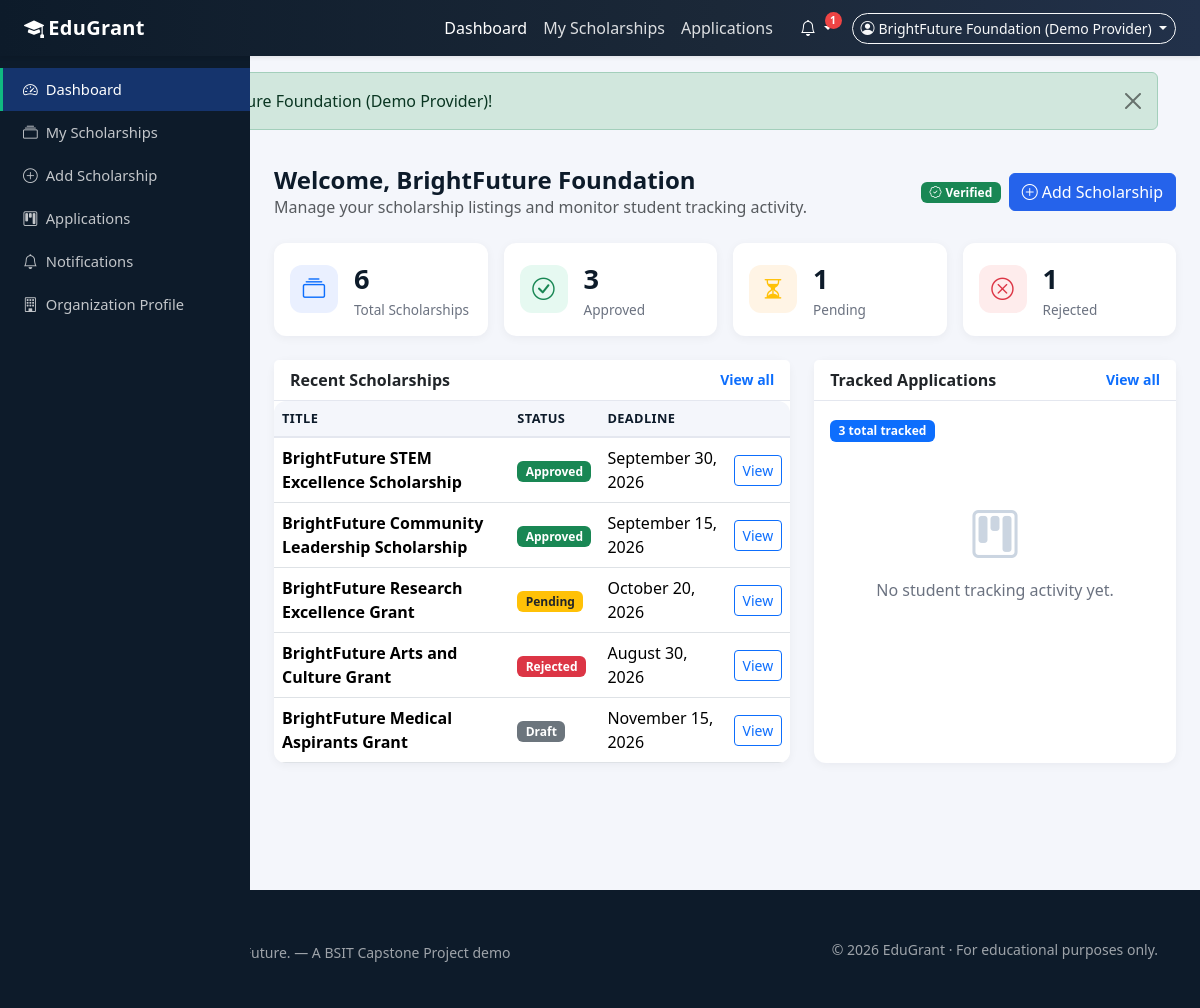
/provider/dashboard.php (signed in), run on the app's committed database.
### tables this page shows
CREATE TABLE `provider_profiles` (
  `id` INT UNSIGNED NOT NULL AUTO_INCREMENT,
  `user_id` INT UNSIGNED NOT NULL,
  `organization_name` VARCHAR(190) NOT NULL,
  `description` TEXT DEFAULT NULL,
  `contact_person` VARCHAR(150) DEFAULT NULL,
  `contact_number` VARCHAR(30) DEFAULT NULL,
  `address` VARCHAR(255) DEFAULT NULL,
  `website` VARCHAR(255) DEFAULT NULL,
  `verification_status` ENUM('pending','verified','rejected') NOT NULL DEFAULT 'pending',
  `created_at` DATETIME NOT NULL DEFAULT CURRENT_TIMESTAMP,
  `updated_at` DATETIME NOT NULL DEFAULT CURRENT_TIMESTAMP ON UPDATE CURRENT_TIMESTAMP,
  PRIMARY KEY (`id`),
  UNIQUE KEY `uq_provider_profile_user` (`user_id`),
  CONSTRAINT `fk_provider_profiles_user` FOREIGN KEY (`user_id`)
    REFERENCES `users` (`id`) ON DELETE CASCADE ON UPDATE CASCADE
);

CREATE TABLE `scholarships` (
  `id` INT UNSIGNED NOT NULL AUTO_INCREMENT,
  `provider_id` INT UNSIGNED NOT NULL,
  `title` VARCHAR(255) NOT NULL,
  `description` TEXT NOT NULL,
  `scholarship_type` VARCHAR(100) DEFAULT NULL,
  `education_level` VARCHAR(100) DEFAULT NULL,
  `location` VARCHAR(190) DEFAULT NULL,
  `amount` VARCHAR(100) DEFAULT NULL,
  `benefits` TEXT DEFAULT NULL,
  `eligibility_summary` TEXT DEFAULT NULL,
  `deadline` DATE DEFAULT NULL,
  `official_url` VARCHAR(255) DEFAULT NULL,
  `status` ENUM('draft','pending','approved','rejected','expired') NOT NULL DEFAULT 'draft',
  `rejection_reason` TEXT DEFAULT NULL,
  `created_at` DATETIME NOT NULL DEFAULT CURRENT_TIMESTAMP,
  `updated_at` DATETIME NOT NULL DEFAULT CURRENT_TIMESTAMP ON UPDATE CURRENT_TIMESTAMP,
  PRIMARY KEY (`id`),
  KEY `idx_scholarships_provider` (`provider_id`),
  KEY `idx_scholarships_status` (`status`),
  KEY `idx_scholarships_deadline` (`deadline`),
  CONSTRAINT `fk_scholarships_provider` FOREIGN KEY (`provider_id`)
    REFERENCES `provider_profiles` (`id`) ON DELETE CASCADE ON UPDATE CASCADE
);

### includes/functions.php (called while the page is built, shortened)
<?php
function scholarshipStatusBadge(string $status): string
{
    $map = [
        'draft'    => 'secondary',
        'pending'  => 'warning text-dark',
        'approved' => 'success',
        'rejected' => 'danger',
        'expired'  => 'dark',
    ];
    return $map[$status] ?? 'secondary';
}
function url(string $path = ''): string
{
    return BASE_URL . '/' . ltrim($path, '/');
}
function e(?string $value): string
{
    return htmlspecialchars((string)$value, ENT_QUOTES, 'UTF-8');
}
function formatDate(?string $date, string $format = 'F j, Y'): string
{
    $ts = strtotime($date);
    return $ts ? date($format, $ts) : '—';
}
function getProviderProfileByUserId(int $userId): ?array
{
    $pdo = db();
    $stmt = $pdo->prepare('SELECT * FROM provider_profiles WHERE user_id = ?');
    $stmt->execute([$userId]);
    $row = $stmt->fetch();
    return $row ?: null;
}

### provider/dashboard.php (the view, shortened to what this page needs)
<?php
require_once __DIR__ . '/../includes/functions.php';
$user = getCurrentUser();
$me   = getProviderProfileByUserId($user['id']);
$pdo  = db();
$stmt = $pdo->prepare('SELECT COUNT(*) FROM scholarships WHERE provider_id = ?');
$stmt->execute([$me['id']]);
$total = (int)$stmt->fetchColumn();
$stmt = $pdo->prepare("SELECT COUNT(*) FROM scholarships WHERE provider_id = ? AND status = 'approved'");
$stmt->execute([$me['id']]);
$approved = (int)$stmt->fetchColumn();
$stmt = $pdo->prepare("SELECT COUNT(*) FROM scholarships WHERE provider_id = ? AND status = 'pending'");
$stmt->execute([$me['id']]);
$pending = (int)$stmt->fetchColumn();
$stmt = $pdo->prepare("SELECT COUNT(*) FROM scholarships WHERE provider_id = ? AND status = 'rejected'");
$stmt->execute([$me['id']]);
$rejected = (int)$stmt->fetchColumn();
$stmt = $pdo->prepare(
    'SELECT COUNT(*) FROM applications a
     JOIN scholarships s ON s.id = a.scholarship_id
     WHERE s.provider_id = ?'
);
$stmt->execute([$me['id']]);
$trackedApps = (int)$stmt->fetchColumn();
$stmt = $pdo->prepare('SELECT * FROM scholarships WHERE provider_id = ? ORDER BY created_at DESC LIMIT 5');
$stmt->execute([$me['id']]);
$recent = $stmt->fetchAll();
$stmt = $pdo->prepare(
    'SELECT a.*, s.title, sp.first_name, sp.last_name
     FROM applications a
     JOIN scholarships s ON s.id = a.scholarship_id
     JOIN student_profiles sp ON sp.id = a.student_id
     WHERE s.provider_id = ?
     ORDER BY a.updated_at DESC LIMIT 5'
);
$stmt->execute([$me['id']]);
$recentApps = $stmt->fetchAll();
include BASE_PATH . '/includes/header.php';
?>
<div class="container-fluid p-0">
    <div class="d-flex">
        <?php include BASE_PATH . '/includes/sidebar.php'; ?>
        <div class="flex-grow-1 dashboard-content">
            <div class="px-3 px-lg-4">
                <div class="d-flex justify-content-between align-items-center flex-wrap gap-2 mb-4">
                    <div>
                        <h4 class="fw-bold text-navy mb-0">Welcome, <?php echo e($me['organization_name']); ?></h4>
                        <p class="text-muted mb-0">Manage your scholarship listings and monitor student tracking activity.</p>
                    </div>
                    <div class="d-flex align-items-center gap-2">
                        <?php $verifBadge = ['pending' => 'warning text-dark', 'verified' => 'success', 'rejected' => 'danger']; ?>
                        <span class="badge badge-status bg-<?php echo e($verifBadge[$me['verification_status']] ?? 'secondary'); ?>">
                            <i class="bi bi-patch-check me-1"></i><?php echo ucfirst($me['verification_status']); ?>
                        </span>
                        <a class="btn btn-primary-soft" href="<?php echo url('provider/add-scholarship.php'); ?>"><i class="bi bi-plus-circle me-1"></i>Add Scholarship</a>
                    </div>
                </div>
                <div class="row g-3 mb-4">
                    <div class="col-6 col-lg-3">
                        <div class="card stat-card p-3 h-100">
                            <div class="d-flex align-items-center gap-3">
                                <div class="stat-icon bg-blue-soft"><i class="bi bi-collection text-primary"></i></div>
                                <div><div class="stat-value"><?php echo $total; ?></div><div class="stat-label">Total Scholarships</div></div>
                            </div>
                        </div>
                    </div>
                    <div class="col-6 col-lg-3">
                        <div class="card stat-card p-3 h-100">
                            <div class="d-flex align-items-center gap-3">
                                <div class="stat-icon bg-green-soft"><i class="bi bi-check-circle text-success"></i></div>
                                <div><div class="stat-value"><?php echo $approved; ?></div><div class="stat-label">Approved</div></div>
                            </div>
                        </div>
                    </div>
                    <div class="col-6 col-lg-3">
                        <div class="card stat-card p-3 h-100">
                            <div class="d-flex align-items-center gap-3">
                                <div class="stat-icon bg-orange-soft"><i class="bi bi-hourglass-split text-warning"></i></div>
                                <div><div class="stat-value"><?php echo $pending; ?></div><div class="stat-label">Pending</div></div>
                            </div>
                        </div>
                    </div>
                    <div class="col-6 col-lg-3">
                        <div class="card stat-card p-3 h-100">
                            <div class="d-flex align-items-center gap-3">
                                <div class="stat-icon bg-red-soft"><i class="bi bi-x-circle text-danger"></i></div>
                                <div><div class="stat-value"><?php echo $rejected; ?></div><div class="stat-label">Rejected</div></div>
                            </div>
                        </div>
                    </div>
                </div>
                <div class="row g-4">
                    <div class="col-lg-7">
                        <div class="card h-100">
                            <div class="card-header d-flex justify-content-between align-items-center">
                                <span>Recent Scholarships</span>
                                <a class="small text-decoration-none" href="<?php echo url('provider/scholarships.php'); ?>">View all</a>
                            </div>
                            <div class="card-body p-0">
                                <div class="table-responsive">
                                    <table class="table mb-0">
                                        <thead><tr><th>Title</th><th>Status</th><th>Deadline</th><th></th></tr></thead>
                                        <tbody>
                                            <?php if (empty($recent)): ?>
                                                <tr><td colspan="4" class="text-center text-muted py-4">No scholarships yet.
                                                    <a class="d-block small" href="<?php echo url('provider/add-scholarship.php'); ?>">Create your first scholarship</a></td></tr>
                                            <?php else: ?>
                                                <?php foreach ($recent as $s): ?>
                                                    <tr>
                                                        <td class="fw-semibold"><?php echo e($s['title']); ?></td>
                                                        <td><span class="badge badge-status bg-<?php echo e(scholarshipStatusBadge($s['status'])); ?>"><?php echo e(ucfirst($s['status'])); ?></span></td>
                                                        <td><?php echo e(formatDate($s['deadline'])); ?></td>
                                                        <td><a class="btn btn-sm btn-outline-primary" href="<?php echo url('provider/view-scholarship.php?id=' . $s['id']); ?>">View</a></td>
                                                    </tr>
                                                <?php endforeach; ?>
                                            <?php endif; ?>
                                        </tbody>
                                    </table>
                                </div>
                            </div>
                        </div>
                    </div>
                    <div class="col-lg-5">
                        <div class="card h-100">
                            <div class="card-header d-flex justify-content-between align-items-center">
                                <span>Tracked Applications</span>
                                <a class="small text-decoration-none" href="<?php echo url('provider/applications.php'); ?>">View all</a>
                            </div>
                            <div class="card-body">
                                <div class="mb-2">
                                    <span class="badge badge-status bg-primary"><?php echo $trackedApps; ?> total tracked</span>
                                </div>
                                <?php if (empty($recentApps)): ?>
                                    <div class="empty-state">
                                        <i class="bi bi-kanban"></i>
                                        <p class="mb-0 mt-2">No student tracking activity yet.</p>
                                    </div>
                                <?php endif; ?>
                            </div>
                        </div>
                    </div>
                </div>
            </div>
        </div>
    </div>
</div>
<?php include BASE_PATH . '/includes/footer.php'; ?>

### assets/css/style.css (style rules this page uses)
:root { --edu-navy: #0d1b2a; --edu-navy-2: #1b2838; --edu-blue: #2563eb; --edu-blue-dark: #1e4fc2; --edu-bg: #f4f6fb; --edu-card-bg: #ffffff; --edu-green: #10b981; --edu-green-dark: #0d9d6e; --edu-border: #e4e7ef; --edu-text: #1f2937; --edu-muted: #6b7280; --edu-sidebar-width: 250px; --edu-radius: 12px; }
body { font-family: "Segoe UI", system-ui, -apple-system, "Helvetica Neue", Arial, sans-serif; background-color: var(--edu-bg); color: var(--edu-text); min-height: 100vh; }
.btn-primary-soft { background-color: var(--edu-blue); border-color: var(--edu-blue); color: #fff; }
.dashboard-layout { background: var(--edu-bg); }
.dashboard-content { margin-left: var(--edu-sidebar-width); padding-top: 1.25rem; padding-bottom: 2rem; min-height: calc(100vh - 56px); }
.stat-card { border: none; border-radius: var(--edu-radius); box-shadow: 0 2px 10px rgba(13, 27, 42, .06); transition: transform .15s ease, box-shadow .15s ease; }
.stat-icon { width: 48px; height: 48px; border-radius: 12px; display: flex; align-items: center; justify-content: center; font-size: 1.4rem; }
.bg-blue-soft { background: #eaf0ff; color: var(--edu-blue); }
.bg-green-soft { background: #e6f9f1; color: var(--edu-green); }
.bg-orange-soft { background: #fff4e5; color: #d97706; }
.bg-red-soft { background: #feecec; color: #ef4444; }
.stat-value { font-size: 1.7rem; font-weight: 700; color: var(--edu-navy); }
.stat-label { color: var(--edu-muted); font-size: .85rem; }
.card { border: none; border-radius: var(--edu-radius); box-shadow: 0 2px 10px rgba(13, 27, 42, .05); }
.card-header { background: #fff; border-bottom: 1px solid var(--edu-border); font-weight: 600; }
.badge-status { font-size: .75rem; padding: .38em .7em; font-weight: 600; }
.table thead th { background: var(--edu-bg); border-bottom: 2px solid var(--edu-border); color: var(--edu-navy); font-size: .8rem; text-transform: uppercase; letter-spacing: .4px; white-space: nowrap; }
.table td { vertical-align: middle; }
.table-responsive { border-radius: var(--edu-radius); }
.empty-state { text-align: center; padding: 3rem 1rem; color: var(--edu-muted); }
.empty-state i { font-size: 3rem; color: #cbd5e1; }
.text-navy { color: var(--edu-navy) !important; }

### data on the page
provider_profiles: organization_name "BrightFuture Foundation", verification_status "Verified"
scholarships: title "BrightFuture STEM Excellence Scholarship", status "Approved", deadline "September 30, 2026"
scholarships: title "BrightFuture Community Leadership Scholarship", status "Approved", deadline "September 15, 2026"
scholarships: title "BrightFuture Research Excellence Grant", status "Pending", deadline "October 20, 2026"
scholarships: title "BrightFuture Arts and Culture Grant", status "Rejected", deadline "August 30, 2026"
scholarships: title "BrightFuture Medical Aspirants Grant", status "Draft", deadline "November 15, 2026"

### other printed values
APP_NAME "EduGrant"
$notifCount "1"
$currentUser['name'] "BrightFuture Foundation (Demo Provider)"
$_SESSION['flash_success'] "Welcome back, BrightFuture Foundation (Demo Provider)!"
$label "Dashboard My Scholarships Add Scholarship Applications Notifications Organization Profile"
$total "6"
$approved "3"
$pending "1"
$rejected "1"
$trackedApps "3"
